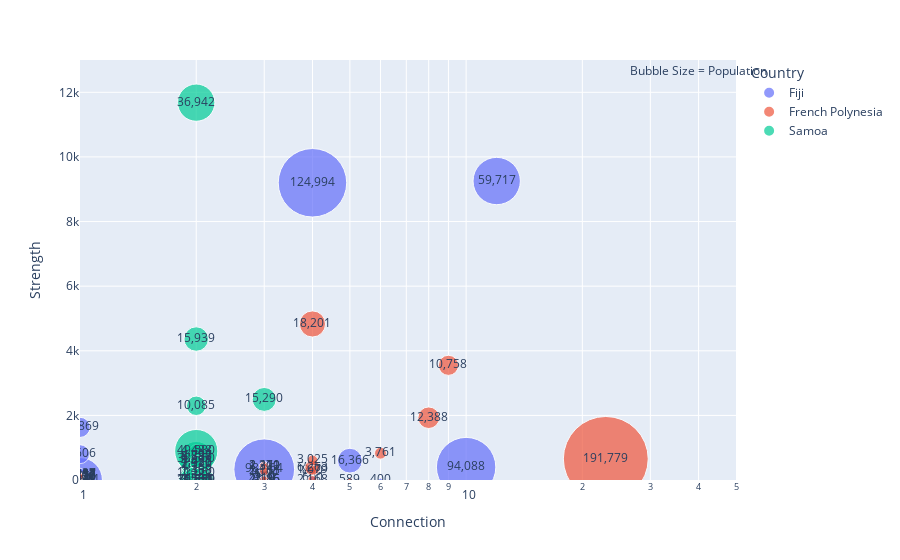

The cell this chart's notebook holds for it:
### Code cell
import plotly.express as px

fig = px.scatter(df, x="Connection", y="Strength",
                 animation_frame="year",
                 animation_group="Location",
                 size="Population", color="Country", hover_name="Location",
                 log_x=True, size_max=60, range_x=[1, 50], range_y=[1, 13000],
                 text="Population")

# 调整文本位置为气泡中心
fig.update_traces(textposition='middle center')

# 自定义文本格式，增加单位或格式化
fig.update_traces(texttemplate='%{text:,}')

# 调整气泡透明度，便于阅读
fig.update_traces(marker=dict(opacity=0.7))

# 添加注释，用于解释气泡大小
fig.add_annotation(
    text="Bubble Size = Population",  # 注释文本
    xref="paper", yref="paper",
    x=1.05, y=1,  # 位置在右上角
    showarrow=False
)

fig.show()

### Figure 1 — Plotly figure (JSON) as saved in the notebook; plotly's stock layout.template omitted (floating-point values rounded to 4 significant figures)
{"data": [{"hovertemplate": "<b>%{hovertext}</b><br><br>Country=Fiji<br>year=2022<br>Connection=%{x}<br>Strength=%{y}<br>Population=%{text}<extra></extra>", "hovertext": ["Nadi", "Sawakasa", "Vuda(Lautoka)", "Malolo(Tropica/Malolo/Likuliku/Castaway)", "Vuda(Bounty Island)", "Suva", "Naviti(Paradise/MantaRay/Barefoot)", "Malolo(Tokoriki Island)", "Malolo(Tadrai/Mana)", "Vuda(Treasure/Beachconber)", "Yasawa", "Malolo(Matamanoa Island)", "Naviti", "Bua/Macuata/Cakaudrove", "Kadavu", "Serua", "Tavuki", "Moala", "Lakeba", "Cicia", "Lomaloma/Mualevu", "Ovalau", "LomaivitiOtherIslands", "Koro", "Wainikeli"], "ids": ["Nadi", "Sawakasa", "Vuda(Lautoka)", "Malolo(Tropica/Malolo/Likuliku/Castaway)", "Vuda(Bounty Island)", "Suva", "Naviti(Paradise/MantaRay/Barefoot)", "Malolo(Tokoriki Island)", "Malolo(Tadrai/Mana)", "Vuda(Treasure/Beachconber)", "Yasawa", "Malolo(Matamanoa Island)", "Naviti", "Bua/Macuata/Cakaudrove", "Kadavu", "Serua", "Tavuki", "Moala", "Lakeba", "Cicia", "Lomaloma/Mualevu", "Ovalau", "LomaivitiOtherIslands", "Koro", "Wainikeli"], "legendgroup": "Fiji", "marker": {"color": "#636efa", "opacity": 0.7, "size": [59717, 53614, 98264, 1961, 600, 94088, 2410, 300, 800, 400, 2226, 150, 500, 124994, 10869, 16366, 4033, 1383, 1557, 1028, 1753, 9606, 230, 2937, 4486], "sizemode": "area", "sizeref": 53.27, "symbol": "circle"}, "mode": "markers+text", "name": "Fiji", "orientation": "v", "showlegend": true, "text": [59717, 53614, 98264, 1961, 600, 94088, 2410, 300, 800, 400, 2226, 150, 500, 124994, 10869, 16366, 4033, 1383, 1557, 1028, 1753, 9606, 230, 2937, 4486], "textposition": "middle center", "texttemplate": "%{text:,}", "type": "scatter", "x": [12, 1, 3, 3, 4, 10, 3, 3, 4, 6, 3, 3, 3, 4, 1, 5, 2, 1, 1, 1, 1, 1, 1, 1, 3], "xaxis": "x", "y": [9254, 0, 333, 250, 50, 400, 421, 85, 295, 0, 0, 72, 155, 9200, 1630, 600, 0, 150, 160, 100, 140, 800, 34, 200, 0], "yaxis": "y"}, {"hovertemplate": "<b>%{hovertext}</b><br><br>Country=French Polynesia<br>year=2022<br>Connection=%{x}<br>Strength=%{y}<br>Population=%{text}<extra></extra>", "hovertext": ["Ahe", "Arutua", "Bora Bora", "Fakarava", "Gambier", "Hao", "Hiva Oa", "Huahine", "Makemo", "Manihi", "Mataiva", "Maupiti", "Moorea", "Nuku Hiva", "Raiatea", "Raivavae", "Rangiroa", "Rimatara", "Rurutu", "Taha'a", "Tahiti", "Tikehau", "Tubuai", "Ua Huka", "Ua Pou"], "ids": ["Ahe", "Arutua", "Bora Bora", "Fakarava", "Gambier", "Hao", "Hiva Oa", "Huahine", "Makemo", "Manihi", "Mataiva", "Maupiti", "Moorea", "Nuku Hiva", "Raiatea", "Raivavae", "Rangiroa", "Rimatara", "Rurutu", "Taha'a", "Tahiti", "Tikehau", "Tubuai", "Ua Huka", "Ua Pou"], "legendgroup": "French Polynesia", "marker": {"color": "#EF553B", "opacity": 0.7, "size": [490, 1736, 10758, 1679, 1570, 1227, 2371, 6263, 1391, 1138, 292, 1302, 18201, 3025, 12388, 900, 3761, 893, 2163, 5296, 191779, 589, 2185, 719, 2168], "sizemode": "area", "sizeref": 53.27, "symbol": "circle"}, "mode": "markers+text", "name": "French Polynesia", "orientation": "v", "showlegend": true, "text": [490, 1736, 10758, 1679, 1570, 1227, 2371, 6263, 1391, 1138, 292, 1302, 18201, 3025, 12388, 900, 3761, 893, 2163, 5296, 191779, 589, 2185, 719, 2168], "textposition": "middle center", "texttemplate": "%{text:,}", "type": "scatter", "x": [1, 1, 9, 4, 1, 1, 3, 4, 1, 1, 2, 3, 4, 4, 8, 2, 6, 2, 3, 2, 23, 5, 3, 3, 4], "xaxis": "x", "y": [95, 95, 3550, 312, 95, 133, 419, 384, 104, 95, 95, 417, 4830, 609, 1928, 114, 830, 76, 274, 0, 654, 0, 0, 47, 0], "yaxis": "y"}, {"hovertemplate": "<b>%{hovertext}</b><br><br>Country=Samoa<br>year=2022<br>Connection=%{x}<br>Strength=%{y}<br>Population=%{text}<extra></extra>", "hovertext": ["Faasaleleaga", "Gagaemauga", "Gagaifoumauga", "Vaisigano", "Falealupo", "Alataua i Sisifo", "Salega", "Palauli & Satupaitea", "Vaimauga", "Faleata", "Sagaga", "Aana Alofi", "Aiga i le Tai", "Falelatai & Samatau", "Lefaga & Faleaseela", "Safata", "Siumu", "Falealili", "Lotofaga", "Lepa", "Aleipata Itupa i Luga", "Aleipata Itupa i Lalo", "Vaa o Fonoti", "Anoamaa"], "ids": ["Faasaleleaga", "Gagaemauga", "Gagaifoumauga", "Vaisigano", "Falealupo", "Alataua i Sisifo", "Salega", "Palauli & Satupaitea", "Vaimauga", "Faleata", "Sagaga", "Aana Alofi", "Aiga i le Tai", "Falelatai & Samatau", "Lefaga & Faleaseela", "Safata", "Siumu", "Falealili", "Lotofaga", "Lepa", "Aleipata Itupa i Luga", "Aleipata Itupa i Lalo", "Vaa o Fonoti", "Anoamaa"], "legendgroup": "Samoa", "marker": {"color": "#00cc96", "opacity": 0.7, "size": [15290, 4136, 4797, 3760, 11060, 1891, 3584, 8338, 31531, 36942, 26869, 15939, 5880, 32560, 4488, 7320, 2551, 49580, 19350, 1460, 1338, 4426, 1404, 10085], "sizemode": "area", "sizeref": 53.27, "symbol": "circle"}, "mode": "markers+text", "name": "Samoa", "orientation": "v", "showlegend": true, "text": [15290, 4136, 4797, 3760, 11060, 1891, 3584, 8338, 31531, 36942, 26869, 15939, 5880, 32560, 4488, 7320, 2551, 49580, 19350, 1460, 1338, 4426, 1404, 10085], "textposition": "middle center", "texttemplate": "%{text:,}", "type": "scatter", "x": [3, 2, 2, 2, 2, 2, 2, 2, 2, 2, 2, 2, 2, 2, 2, 2, 2, 2, 2, 2, 2, 2, 2, 2], "xaxis": "x", "y": [2495, 413, 752, 0, 221, 599, 0, 717, 0, 11680, 0, 4364, 701, 651, 898, 510, 0, 897, 0, 290, 268, 549, 0, 2298], "yaxis": "y"}], "layout": {"annotations": [{"showarrow": false, "text": "Bubble Size = Population", "x": 1.05, "xref": "paper", "y": 1, "yref": "paper"}], "legend": {"itemsizing": "constant", "title": {"text": "Country"}, "tracegroupgap": 0}, "margin": {"t": 60}, "xaxis": {"anchor": "y", "domain": [0, 1], "range": [0, 1.699], "title": {"text": "Connection"}, "type": "log"}, "yaxis": {"anchor": "x", "domain": [0, 1], "range": [1, 13000], "title": {"text": "Strength"}}}}
